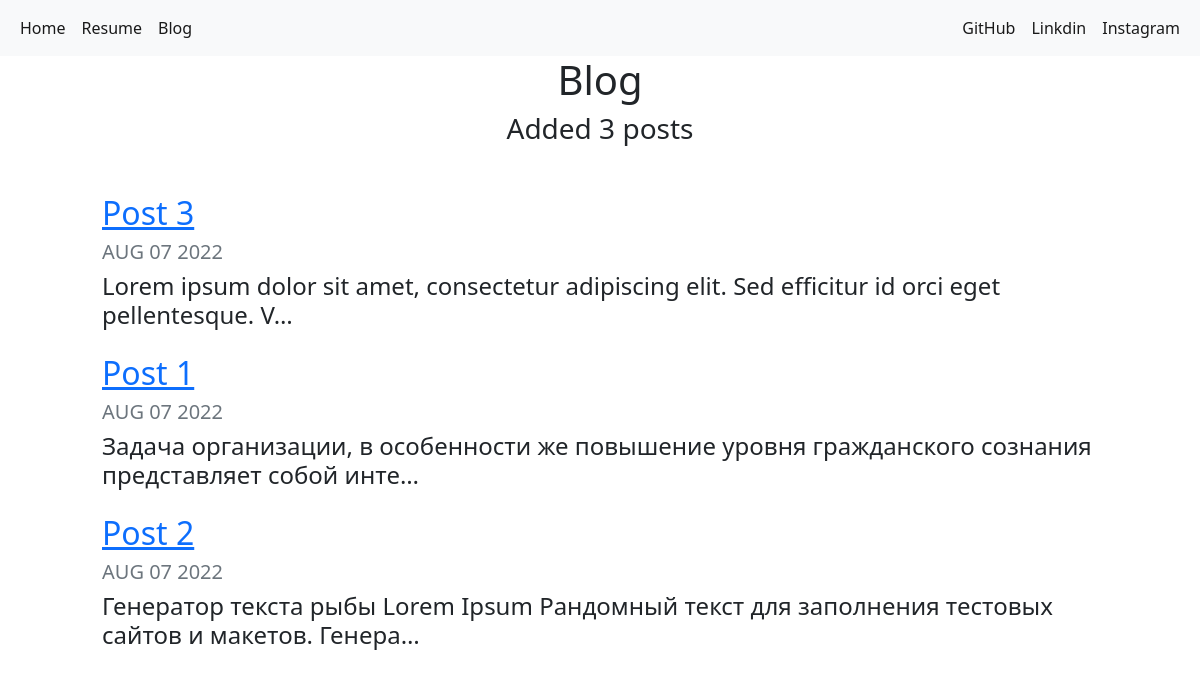
Screenshot of /blog/ with the database file from the repository.
### blog/models.py (models this page shows, shortened)
class Posts(models.Model):
    title = models.CharField(max_length=50)
    context = models.TextField()
    date = models.DateTimeField(auto_now_add=True)

### blog/views.py (the view)
# urls.py: path('', all_blog, name='all_blog'),
def all_blog(request):
    posts = Posts.objects.order_by('-date')
    context = {
        'text': 'hello',
        'posts': posts
    }
    return render(request, 'all_blog.html', context)

### blog/templates/all_blog.html
{% extends 'base.html' %}
{% block content %}
<h1 id="blogtitle" class="font-weight-bold text-center">Blog</h1>
<h3 class="text-center mb-5">Added {{ posts.count }} post{{ posts.count|pluralize }}</h3>
{% for p in posts %}
<div class="row justify-content-center my-3">
    <div class="col-md-10">
        <a href="{% url 'detail' p.id %}">
            <h2>{{p.title}}</h2>
        </a>
        <h5 class="text-muted">{{p.date|date:'M d Y'|upper}}</h5>
        <h4>{{p.context|truncatechars:100}}</h4>
    </div>
</div>
{% endfor %}
{% endblock %}

### rows the page displays
Posts: title "Post 3", date "AUG 07 2022", context "Lorem ipsum dolor sit amet, consectetur adipiscing elit. Sed efficitur id orci eget pellentesque. V…"
Posts: title "Post 1", date "AUG 07 2022", context "Задача организации, в особенности же повышение уровня гражданского сознания представляет собой инте…"
Posts: title "Post 2", date "AUG 07 2022", context "Генератор текста рыбы Lorem Ipsum Рандомный текст для заполнения тестовых сайтов и макетов. Генера…"

### other values shown
{{ posts.count }} "3"
